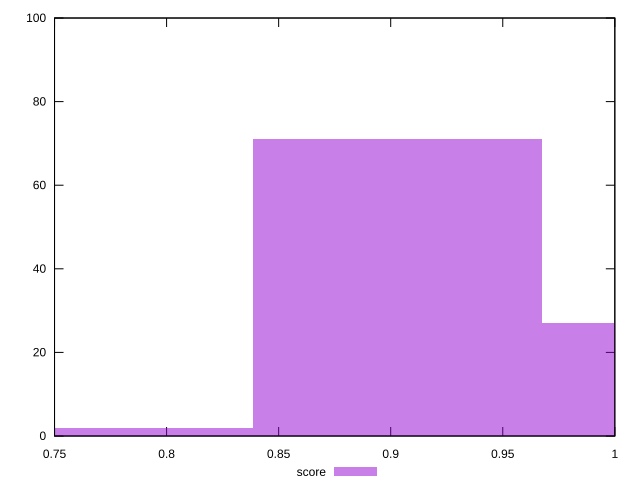

Source code (gnuplot):
reset

$score <<EOF
0.9028598032577543 71
1.0318397751517192 27
0.7738798313637894 2
EOF

set key outside below
set boxwidth 0.1289799718939649
set xrange [0.75:1]
set yrange [0:100]
set trange [0:100]
set style fill transparent solid 0.5 noborder
set terminal svg size 640, 490 enhanced background rgb 'white'
set output "report_00021_2021-02-20T09:16:39.615Z/unused-css-rules/samples/pages+cached/score/histogram.svg"

plot $score title "score" with boxes

reset
